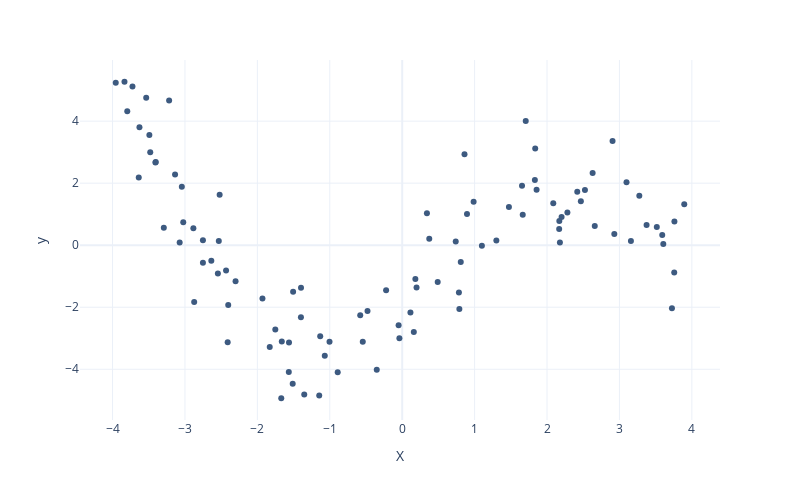

Here is the notebook cell this chart was saved with:
### Code cell
plot = px.scatter(data_frame=train,
                  x = "X",
                  y = train["y"] - train["y_preds1"],
                  #color=color,
                  #color_continuous_scale="viridis", 
                  color_discrete_sequence=["#3d5a80"],
                  height=500,
                  width=800,
                  template ="plotly_white")

#plot.add_traces()

plot.show()
